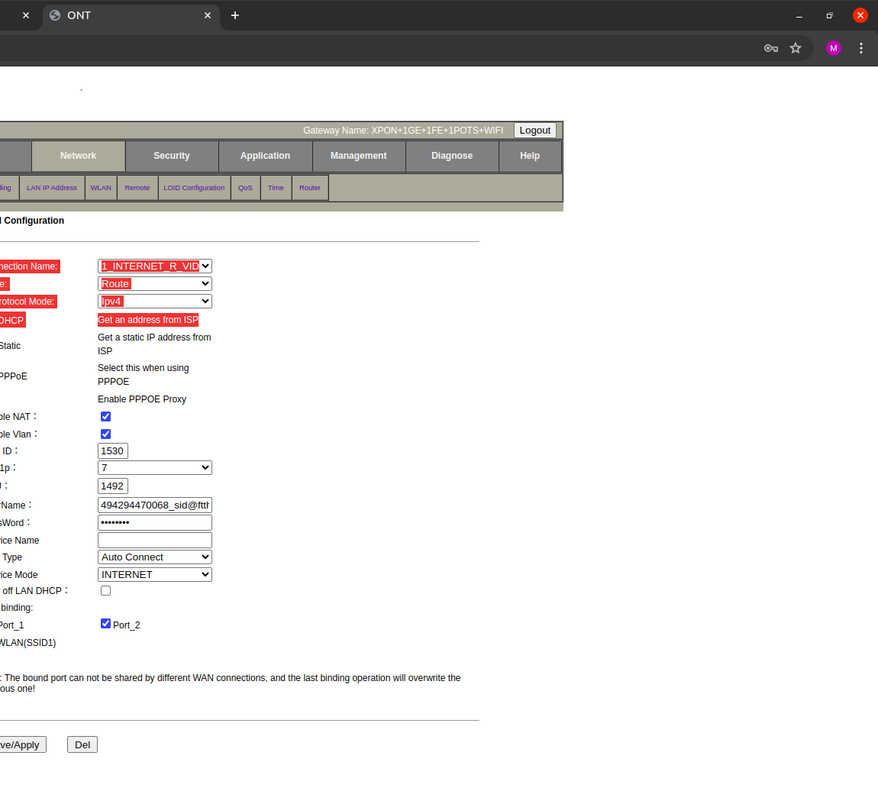
#> input picture 12.png, 878 x 804 px, shrunk from 1150 x 1053 before the run, found by its file name
$ python roi_selection.py
#> lines starting #> are read from the running program, lines starting #| are printed output that depends on the picture
import cv2
import numpy as np

def select_roi(image_path, x, y, width, height):
#> called with image_path = '12.png', x = 100, y = 150, width = 200, height = 200
    image = cv2.imread(image_path)
#> image is the input picture: shape (804, 878, 3); mean B, G, R 226.7, 227.2, 228.6
    if image is None:
        print("Image not found.")
        return

    roi = image[y:y+height, x:x+width]
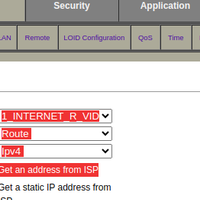
#> roi: shape (200, 200, 3); mean B, G, R 201.7, 203.9, 216.7

    cv2.imshow("Selected ROI", roi)
    cv2.waitKey(0)
    cv2.destroyAllWindows()

# Sample Usage
image_path = '12.png'  # Replace with your image path
x, y, width, height = 100, 150, 200, 200  # Example coordinates
select_roi(image_path, x, y, width, height)
